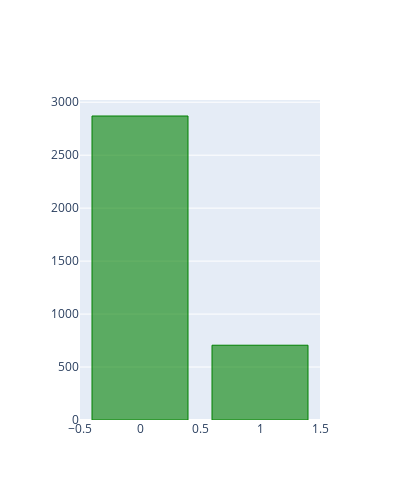

Here is the notebook cell this chart was saved with:
### Code cell
target_layout = cf.Layout(
    height=500,
    width=400
)
Train.BAD.value_counts().iplot(kind='bar',layout = target_layout, title = 'Default Flag distribution', hline=(0),colors=['green'])

### Figure 1 — Plotly figure (JSON) as saved in the notebook; plotly's stock layout.template omitted (floating-point values rounded to 4 significant figures)
{"data": [{"marker": {"color": "rgba(0, 128, 0, 0.6)", "line": {"color": "rgba(0, 128, 0, 1.0)", "width": 1}}, "name": "BAD", "orientation": "v", "text": "", "type": "bar", "x": [0, 1], "y": [2870, 706]}], "layout": {"height": 500, "width": 400, "xaxis": {"autorange": true, "range": [-0.5, 1.5], "type": "linear"}, "yaxis": {"autorange": true, "range": [0, 3021.0], "type": "linear"}}}
